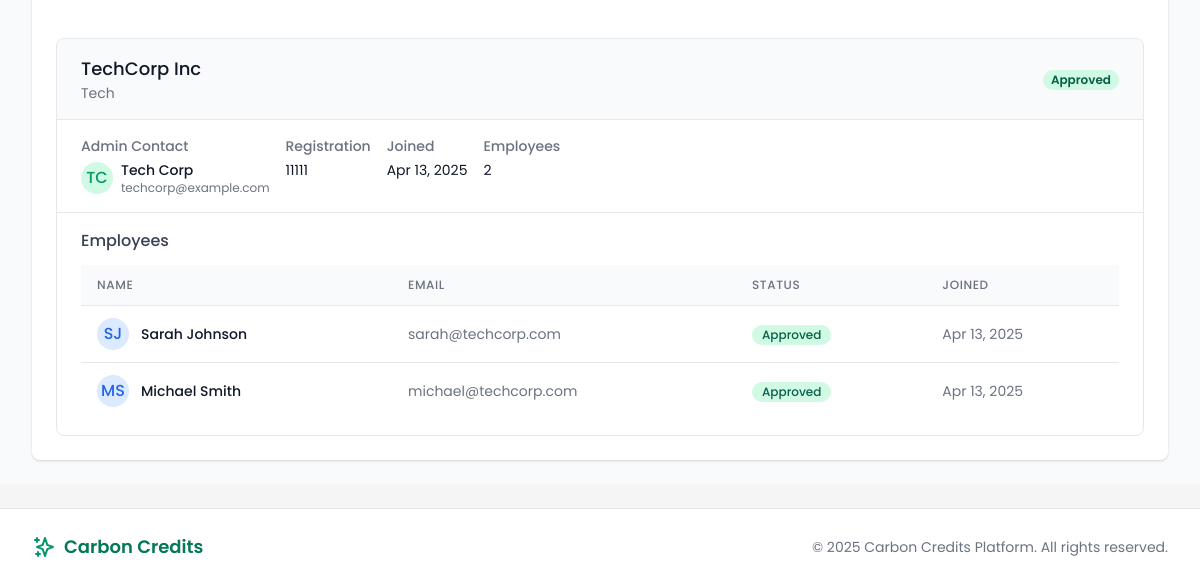
Page /systemadmin/users/hierarchy/ (signed in, lower part) on the earlier database version.
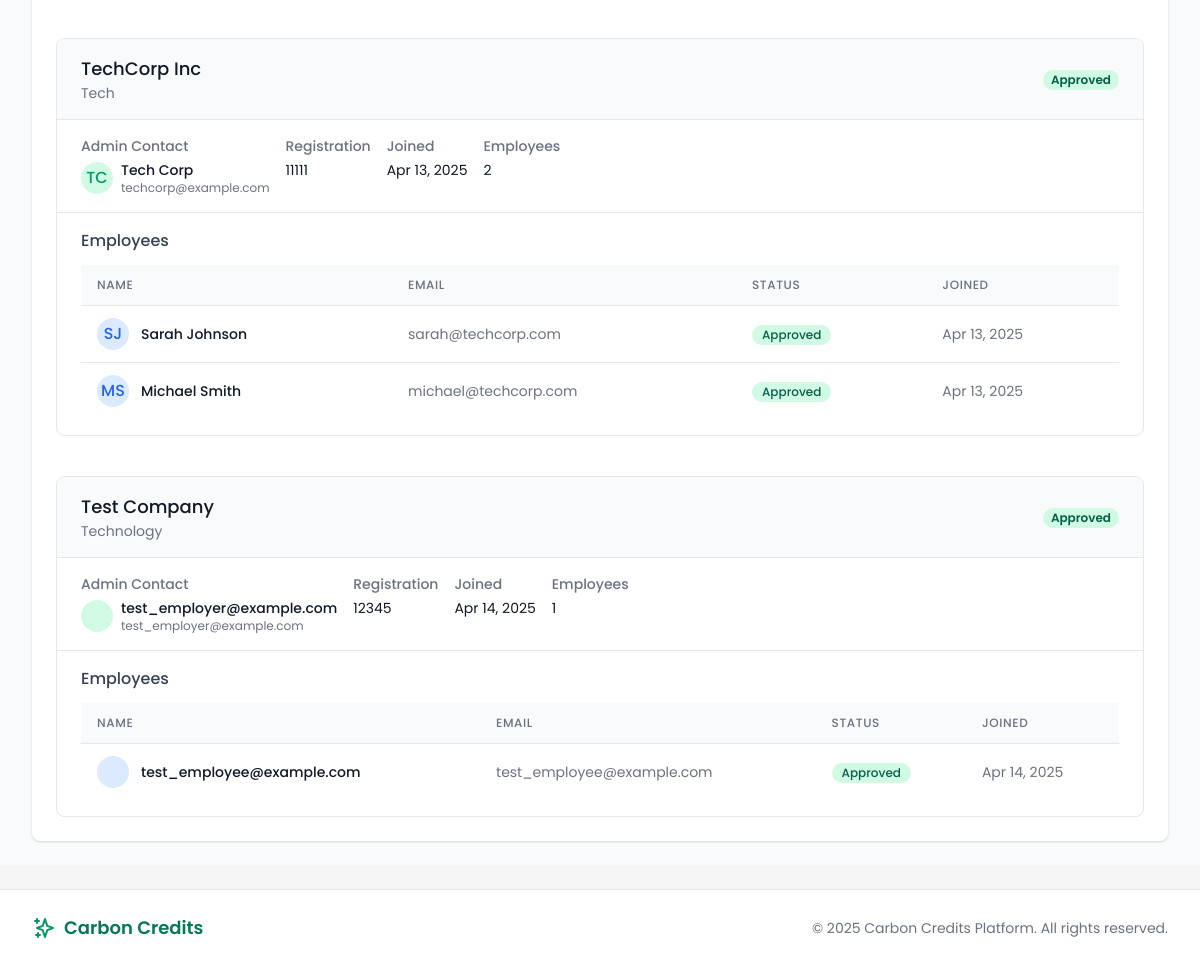
Same page on the later database version.
### users/models.py (models this page shows, shortened)
class EmployerProfile(models.Model):
    user = models.OneToOneField(
        CustomUser,
        on_delete=models.CASCADE,
        related_name='employer_profile'
    )
    company_name = models.CharField(max_length=100)
    registration_number = models.CharField(max_length=50, unique=True)
    industry = models.CharField(max_length=100)
    approved = models.BooleanField(default=False)
    created_at = models.DateTimeField(default=timezone.now)

class CustomUser(AbstractUser):
    is_employee = models.BooleanField(default=False)
    is_employer = models.BooleanField(default=False)
    is_bank_admin = models.BooleanField(default=False)
    is_super_admin = models.BooleanField(default=False)
    email = models.EmailField(_('email address'), unique=True)
    date_joined = models.DateTimeField(default=timezone.now)
    approved = models.BooleanField(default=False)
    USERNAME_FIELD = 'email'
    REQUIRED_FIELDS = ['username', 'first_name', 'last_name']
    class Meta:
        verbose_name = _('user')
        verbose_name_plural = _('users')

class EmployeeProfile(models.Model):
    user = models.OneToOneField(
        CustomUser,
        on_delete=models.CASCADE,
        related_name='employee_profile'
    )
    employer = models.ForeignKey(
        EmployerProfile,
        on_delete=models.CASCADE,
        related_name='employees'
    )
    approved = models.BooleanField(default=False)
    created_at = models.DateTimeField(default=timezone.now)

### core/views/admin_views.py (the view)
# urls.py: path('users/hierarchy/', admin_views.user_hierarchy, name='admin_user_hierarchy'),
@login_required
@user_passes_test(is_super_admin)
def user_hierarchy(request):
    employers = EmployerProfile.objects.prefetch_related(
        'user',
        'employees',
        'employees__user'
    ).order_by('company_name')
    admins = CustomUser.objects.filter(
        Q(is_super_admin=True) | Q(is_bank_admin=True)
    ).order_by('email')
    context = {
        'employers': employers,
        'admins': admins,
    }
    return render(request, 'admin/user_hierarchy.html', context)

### core/views/admin_views.py (called while the page is built)
def is_super_admin(user):
    return user.is_authenticated and user.is_super_admin

### templates/admin/user_hierarchy.html (shortened to what the changed rows need)
{% extends 'base.html' %}
{% load static %}
{% block content %}
<div class="bg-gray-50 min-h-screen">
  <div class="max-w-7xl mx-auto py-6 px-4 sm:px-6 lg:px-8">
    <div class="bg-white shadow rounded-lg overflow-hidden">
      <div class="p-6">
        <div>
          {% if employers %}
            <div class="space-y-10">
              {% for employer in employers %}
                <div class="employer-tree border border-gray-200 rounded-lg overflow-hidden">
                  <div class="bg-gray-50 px-6 py-4 border-b">
                    <div class="flex justify-between items-center">
                      <div>
                        <h3 class="text-lg font-medium text-gray-900">{{ employer.company_name }}</h3>
                        <p class="text-sm text-gray-500">{{ employer.industry }}</p>
                      </div>
                      <div>
                        <span class="px-2 inline-flex text-xs leading-5 font-semibold rounded-full
                          {% if employer.approved %}bg-green-100 text-green-800{% else %}bg-yellow-100 text-yellow-800{% endif %}">
                          {% if employer.approved %}Approved{% else %}Pending{% endif %}
                        </span>
                      </div>
                    </div>
                  </div>
                  <div class="px-6 py-4 border-b bg-white">
                    <div class="flex flex-wrap gap-4">
                      <div class="min-w-64">
                        <h4 class="text-sm font-medium text-gray-500">Admin Contact</h4>
                        <div class="mt-1 flex items-center">
                          <div class="flex-shrink-0 h-8 w-8 bg-green-100 rounded-full flex items-center justify-center text-green-600 font-medium">
                            {{ employer.user.first_name|slice:":1" }}{{ employer.user.last_name|slice:":1" }}
                          </div>
                          <div class="ml-2">
                            <p class="text-sm font-medium text-gray-900">
                              {% if employer.user.first_name or employer.user.last_name %}
                                {{ employer.user.first_name }} {{ employer.user.last_name }}
                              {% else %}
                                {{ employer.user.email }}
                              {% endif %}
                            </p>
                            <p class="text-xs text-gray-500">{{ employer.user.email }}</p>
                          </div>
                        </div>
                      </div>
                      <div>
                        <h4 class="text-sm font-medium text-gray-500">Registration</h4>
                        <p class="mt-1 text-sm text-gray-900">{{ employer.registration_number }}</p>
                      </div>
                      <div>
                        <h4 class="text-sm font-medium text-gray-500">Joined</h4>
                        <p class="mt-1 text-sm text-gray-900">{{ employer.created_at|date:"M d, Y" }}</p>
                      </div>
                      <div>
                        <h4 class="text-sm font-medium text-gray-500">Employees</h4>
                        <p class="mt-1 text-sm text-gray-900">{{ employer.employees.count }}</p>
                      </div>
                    </div>
                  </div>
                  <div class="px-6 py-4">
                    <h4 class="text-md font-medium text-gray-700 mb-3">Employees</h4>
                    {% if employer.employees.count > 0 %}
                      <div class="overflow-x-auto">
                        <table class="min-w-full divide-y divide-gray-200">
                          <thead class="bg-gray-50">
                            <tr>
                              <th scope="col" class="px-4 py-3 text-left text-xs font-medium text-gray-500 uppercase tracking-wider">Name</th>
                              <th scope="col" class="px-4 py-3 text-left text-xs font-medium text-gray-500 uppercase tracking-wider">Email</th>
                              <th scope="col" class="px-4 py-3 text-left text-xs font-medium text-gray-500 uppercase tracking-wider">Status</th>
                              <th scope="col" class="px-4 py-3 text-left text-xs font-medium text-gray-500 uppercase tracking-wider">Joined</th>
                            </tr>
                          </thead>
                          <tbody class="bg-white divide-y divide-gray-200">
                            {% for employee in employer.employees.all %}
                              <tr>
                                <td class="px-4 py-3 whitespace-nowrap">
                                  <div class="flex items-center">
                                    <div class="flex-shrink-0 h-8 w-8 bg-blue-100 rounded-full flex items-center justify-center text-blue-600 font-medium">
                                      {{ employee.user.first_name|slice:":1" }}{{ employee.user.last_name|slice:":1" }}
                                    </div>
                                    <div class="ml-3">
                                      <div class="text-sm font-medium text-gray-900">
                                        {% if employee.user.first_name or employee.user.last_name %}
                                          {{ employee.user.first_name }} {{ employee.user.last_name }}
                                        {% else %}
                                          {{ employee.user.email }}
                                        {% endif %}
                                      </div>
                                    </div>
                                  </div>
                                </td>
                                <td class="px-4 py-3 whitespace-nowrap text-sm text-gray-500">
                                  {{ employee.user.email }}
                                </td>
                                <td class="px-4 py-3 whitespace-nowrap">
                                  <span class="inline-flex items-center px-2.5 py-0.5 rounded-full text-xs font-medium
                                    {% if employee.approved %}bg-green-100 text-green-800{% else %}bg-yellow-100 text-yellow-800{% endif %}">
                                    {% if employee.approved %}Approved{% else %}Pending{% endif %}
                                  </span>
                                </td>
                                <td class="px-4 py-3 whitespace-nowrap text-sm text-gray-500">
                                  {{ employee.created_at|date:"M d, Y" }}
                                </td>
                              </tr>
                            {% endfor %}
                          </tbody>
                        </table>
                      </div>
                    {% else %}
                      <p class="text-sm text-gray-500 py-4 text-center">No employees found for this employer.</p>
                    {% endif %}
                  </div>
                </div>
              {% endfor %}
            </div>
          {% else %}
            <div class="text-center py-8 bg-white border rounded-lg">
              <p class="text-gray-500">No employers found in the system.</p>
            </div>
          {% endif %}
        </div>
      </div>
    </div>
  </div>
</div>
{% endblock %}

Differences in the rows shown:
added EmployerProfile: company_name "Test Company", industry "Technology", approved "Approved", user.email "test_employer@example.com", registration_number "12345", created_at "Apr 14, 2025", employees.count "1"
added EmployeeProfile: user.email "test_employee@example.com", approved "Approved", created_at "Apr 14, 2025", shown under "Test Company"
